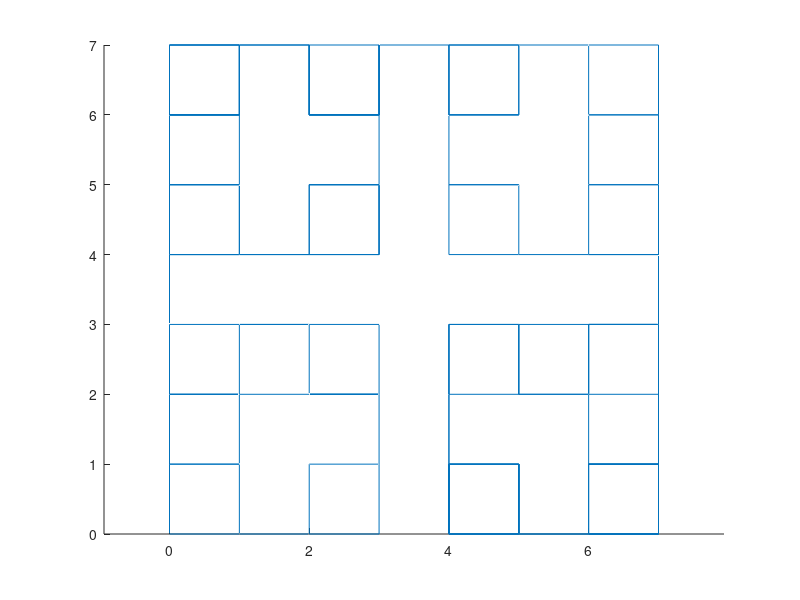

Write the MATLAB code that produced this figure.
clear all
clc

% DO NOT CHANGE THIS VALUES
a = 90.0;
xT = 0;
yT = 0;
zT = 0;
hT = [1 0 0];
lT = [0 1 0];
uT = [0 0 1];
a = a/180*pi ; % deg -> rad
length_F = 1.0;

% THESE MATRICES MUSTN'T BE CHANGED AS WELL
% rotation matrix R_U(a) 
Rup = [ cos(a) -sin(a)  0; ...
        sin(a)  cos(a)  0; ...
        0        0       1];
       
Rum = [ cos(-a) -sin(-a)  0; ...
        sin(-a)  cos(-a)  0; ...
        0         0        1];
       
% rotation matrix R_L(a) 
Rlp = [ cos(a)  0  -sin(a); ...
        0       1  0; ...
        sin(a)  0  cos(a)];
 
Rlm = [ cos(-a)  0  -sin(-a); ...
        0        1  0; ...
        sin(-a)  0  cos(-a)];
 
% rotation matrix R_H(-a)
Rhp = [ 1  0       0; ...   
        0  cos(a)  -sin(a); ...
        0  sin(a)  cos(a)];

Rhm = [ 1  0        0; ...   
        0  cos(-a)  -sin(-a); ...
        0  sin(-a)  cos(-a)];

% rotation matrix R_H(180)
Rbk = [ -1  0   0; ...
        0   -1  0; ...
        0   0   1];

%axiom = '^\F^\F-F^//F&F+//F-F/-/';
axiom = '^\^\^\XF^\XFX-F^//XFX&F+//XFX-F/X-/F^\^\XF^\XFX-F^//XFX&F+//XFX-F/X-/F^\XF^\XFX-F^//XFX&F+//XFX-F/X-/-F^//^\XF^\XFX-F^//XFX&F+//XFX-F/X-/F^\XF^\XFX-F^//XFX&F+//XFX-F/X-/&F+//^\XF^\XFX-F^//XFX&F+//XFX-F/X-/F^\XF^\XFX-F^//XFX&F+//XFX-F/X-/-F/^\XF^\XFX-F^//XFX&F+//XFX-F/X-/-/F^\^\^\XF^\XFX-F^//XFX&F+//XFX-F/X-/F^\^\XF^\XFX-F^//XFX&F+//XFX-F/X-/F^\XF^\XFX-F^//XFX&F+//XFX-F/X-/-F^//^\XF^\XFX-F^//XFX&F+//XFX-F/X-/F^\XF^\XFX-F^//XFX&F+//XFX-F/X-/&F+//^\XF^\XFX-F^//XFX&F+//XFX-F/X-/F^\XF^\XFX-F^//XFX&F+//XFX-F/X-/-F/^\XF^\XFX-F^//XFX&F+//XFX-F/X-/-/F^\^\XF^\XFX-F^//XFX&F+//XFX-F/X-/F^\^\XF^\XFX-F^//XFX&F+//XFX-F/X-/F^\XF^\XFX-F^//XFX&F+//XFX-F/X-/-F^//^\XF^\XFX-F^//XFX&F+//XFX-F/X-/F^\XF^\XFX-F^//XFX&F+//XFX-F/X-/&F+//^\XF^\XFX-F^//XFX&F+//XFX-F/X-/F^\XF^\XFX-F^//XFX&F+//XFX-F/X-/-F/^\XF^\XFX-F^//XFX&F+//XFX-F/X-/-/-F^//^\^\XF^\XFX-F^//XFX&F+//XFX-F/X-/F^\^\XF^\XFX-F^//XFX&F+//XFX-F/X-/F^\XF^\XFX-F^//XFX&F+//XFX-F/X-/-F^//^\XF^\XFX-F^//XFX&F+//XFX-F/X-/F^\XF^\XFX-F^//XFX&F+//XFX-F/X-/&F+//^\XF^\XFX-F^//XFX&F+//XFX-F/X-/F^\XF^\XFX-F^//XFX&F+//XFX-F/X-/-F/^\XF^\XFX-F^//XFX&F+//XFX-F/X-/-/F^\^\XF^\XFX-F^//XFX&F+//XFX-F/X-/F^\^\XF^\XFX-F^//XFX&F+//XFX-F/X-/F^\XF^\XFX-F^//XFX&F+//XFX-F/X-/-F^//^\XF^\XFX-F^//XFX&F+//XFX-F/X-/F^\XF^\XFX-F^//XFX&F+//XFX-F/X-/&F+//^\XF^\XFX-F^//XFX&F+//XFX-F/X-/F^\XF^\XFX-F^//XFX&F+//XFX-F/X-/-F/^\XF^\XFX-F^//XFX&F+//XFX-F/X-/-/&F+//^\^\XF^\XFX-F^//XFX&F+//XFX-F/X-/F^\^\XF^\XFX-F^//XFX&F+//XFX-F/X-/F^\XF^\XFX-F^//XFX&F+//XFX-F/X-/-F^//^\XF^\XFX-F^//XFX&F+//XFX-F/X-/F^\XF^\XFX-F^//XFX&F+//XFX-F/X-/&F+//^\XF^\XFX-F^//XFX&F+//XFX-F/X-/F^\XF^\XFX-F^//XFX&F+//XFX-F/X-/-F/^\XF^\XFX-F^//XFX&F+//XFX-F/X-/-/F^\^\XF^\XFX-F^//XFX&F+//XFX-F/X-/F^\^\XF^\XFX-F^//XFX&F+//XFX-F/X-/F^\XF^\XFX-F^//XFX&F+//XFX-F/X-/-F^//^\XF^\XFX-F^//XFX&F+//XFX-F/X-/F^\XF^\XFX-F^//XFX&F+//XFX-F/X-/&F+//^\XF^\XFX-F^//XFX&F+//XFX-F/X-/F^\XF^\XFX-F^//XFX&F+//XFX-F/X-/-F/^\XF^\XFX-F^//XFX&F+//XFX-F/X-/-/-F/^\^\XF^\XFX-F^//XFX&F+//XFX-F/X-/F^\^\XF^\XFX-F^//XFX&F+//XFX-F/X-/F^\XF^\XFX-F^//XFX&F+//XFX-F/X-/-F^//^\XF^\XFX-F^//XFX&F+//XFX-F/X-/F^\XF^\XFX-F^//XFX&F+//XFX-F/X-/&F+//^\XF^\XFX-F^//XFX&F+//XFX-F/X-/F^\XF^\XFX-F^//XFX&F+//XFX-F/X-/-F/^\XF^\XFX-F^//XFX&F+//XFX-F/X-/-/-/';
%axiom = '-+-BF+AFA+FB-F-+AF-BFB-FA+F+AF-BFB-FA+-F-BF+AFA+FB-+F+-+AF-BFB-FA+F+-BF+AFA+FB-F-BF+AFA+FB-+F+AF-BFB-FA+-F-+AF-BFB-FA+F+-BF+AFA+FB-F-BF+AFA+FB-+F+AF-BFB-FA+-+F+-BF+AFA+FB-F-+AF-BFB-FA+F+AF-BFB-FA+-F-BF+AFA+FB-+-';
%axiom = '[F[+F[F[+F[F[+FA][-FA]]][-F[F[+FA][-FA]]]]][-F[F[+F[F[+FA][-FA]]][-F[F[+FA][-FA]]]]]][F[>F[F[>F[F[>FB][<FB]]][<F[F[>FB][<FB]]]]][<F[F[>F[F[>FB][<FB]]][<F[F[>FB][<FB]]]]]]';

stkPtr = 1;

figure(1)
hold on
for i = 1:length(axiom)
    cmdT = axiom(i);
    switch cmdT
    case 'F'
        % how to plot a 'F' line
        newxT = xT + length_F*hT(1);
        newyT = yT + length_F*lT(1);
        newzT = zT + length_F*uT(1);
        line([xT newxT],[yT newyT],[zT newzT]);
        xT = newxT;
        yT = newyT;
        zT = newzT;
    case '+'
        % rotate anticlockwise
        hT = hT * Rup;
        lT = lT * Rup;
        uT = uT * Rup;
    case '-'
        % rotate clockwise
        hT = hT * Rum;
        lT = lT * Rum;
        uT = uT * Rum;
    case '&'
        % grade downwards
        hT = hT * Rlp;
        lT = lT * Rlp;
        uT = uT * Rlp;
    case '^'
        % grade upwards
        hT = hT * Rlm;
        lT = lT * Rlm;
        uT = uT * Rlm;
    case '\'
        % roll anticlockwise
        hT = hT * Rhp;
        lT = lT * Rhp;
        uT = uT * Rhp;
    case '/'
        % roll clockwise
        hT = hT * Rhm;
        lT = lT * Rhm;
        uT = uT * Rhm;
    case '|'
        % turn around
        hT = hT * Rbk;
        lT = lT * Rbk;
        uT = uT * Rbk;
    case '[' 
        % save the current position and push on the stack
        stack(stkPtr).xT = xT ;
        stack(stkPtr).yT = yT ;
        stack(stkPtr).zT = zT ;
        stack(stkPtr).hT = hT ;
        stack(stkPtr).lT = lT ;
        stack(stkPtr).uT = uT ;
        stkPtr = stkPtr +1 ;
    case ']' 
        % pop on the stack and return to the saved position 
        stkPtr = stkPtr -1 ;
        xT = stack(stkPtr).xT ;
        yT = stack(stkPtr).yT ;
        zT = stack(stkPtr).zT ;
        hT = stack(stkPtr).hT ;
        lT = stack(stkPtr).lT ;
        uT = stack(stkPtr).uT ;
    end
end
axis equal;
rotate3d on;